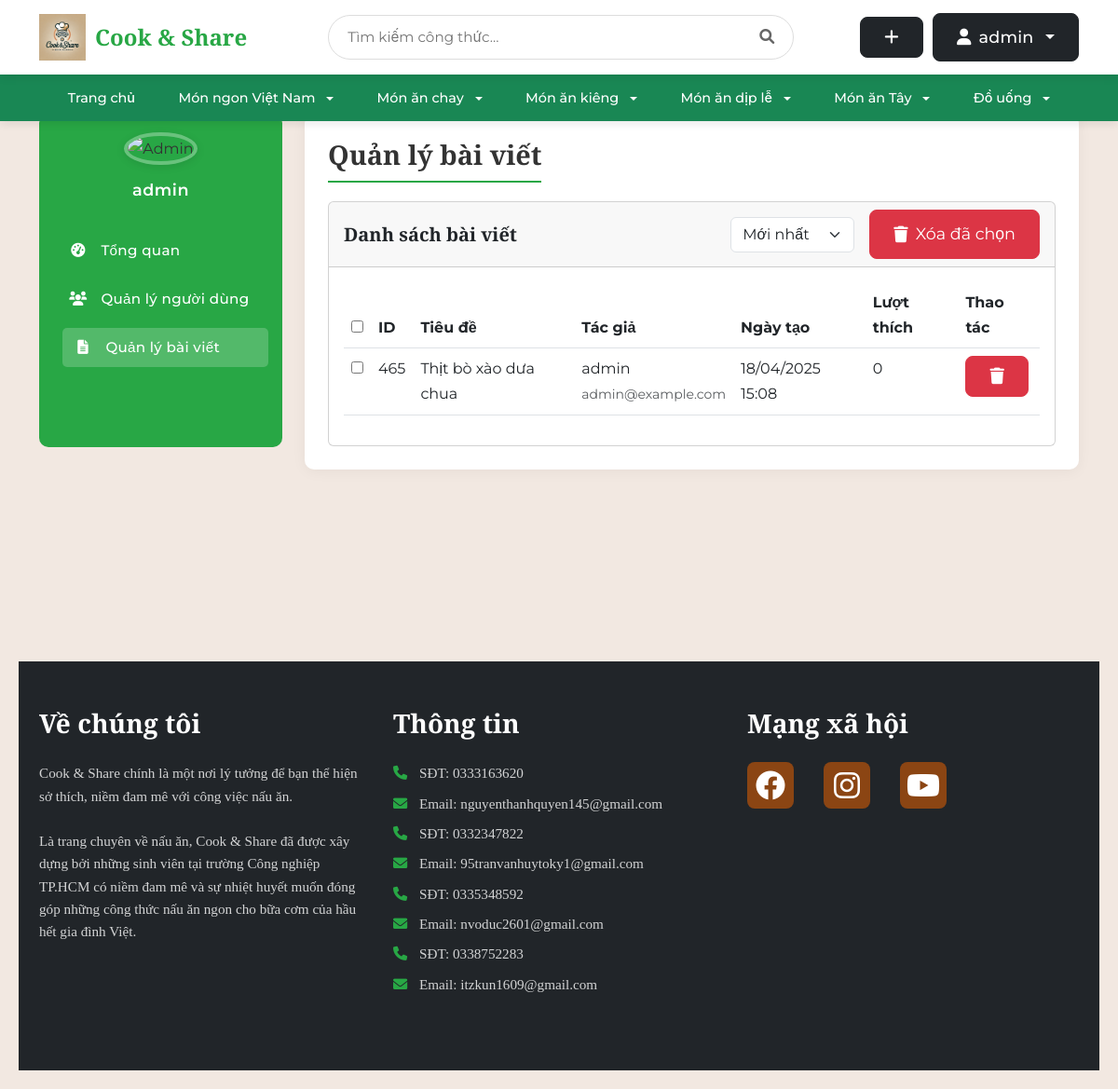
The page /admin/posts (signed in) on the database as committed earlier.
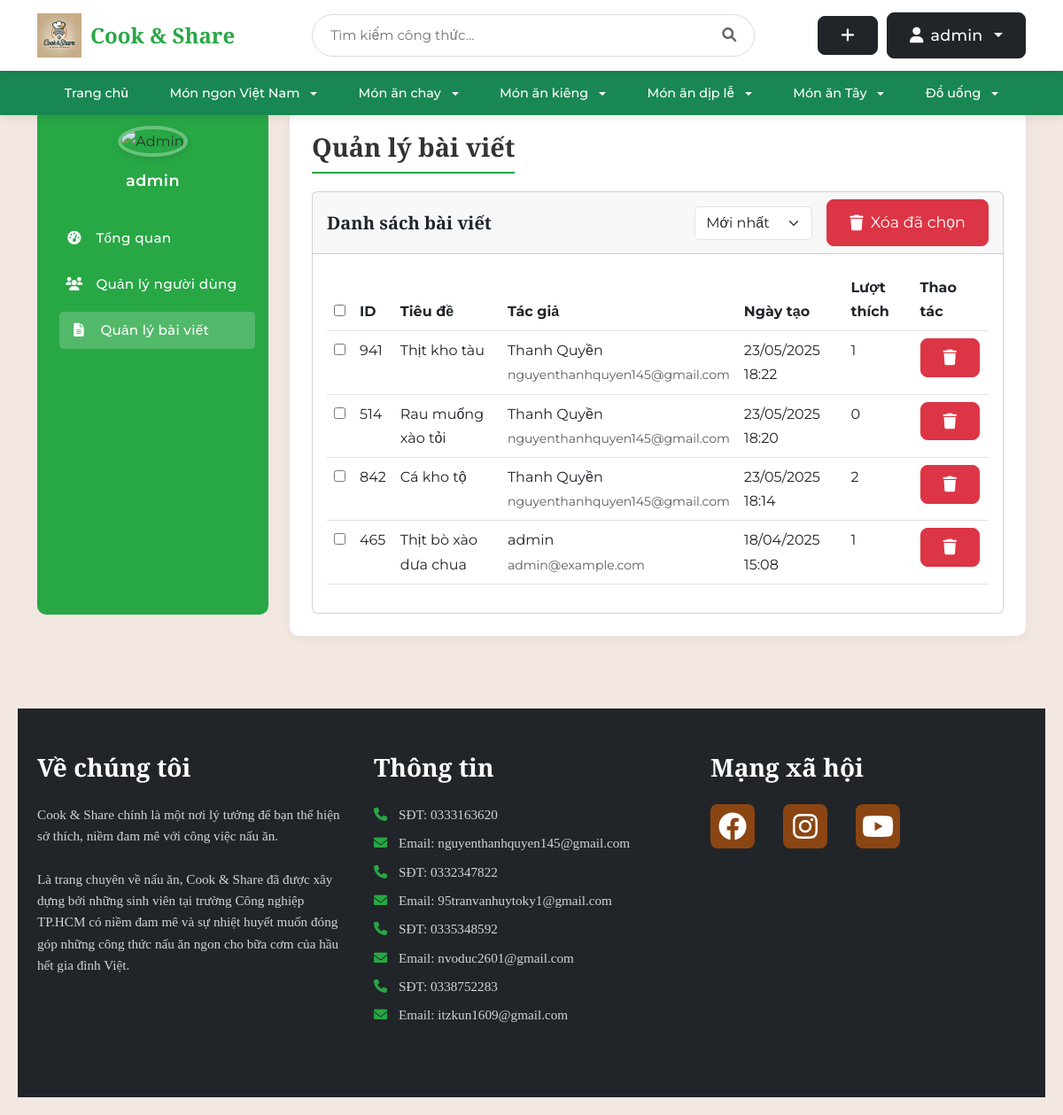
The same page on the database as committed later.
### tables this page shows
CREATE TABLE post (
    id INTEGER PRIMARY KEY AUTOINCREMENT,
    author_id INTEGER NOT NULL,
    created TIMESTAMP NOT NULL DEFAULT CURRENT_TIMESTAMP,
    title TEXT NOT NULL,
    description TEXT,
    ingredients TEXT NOT NULL,
    instructions TEXT NOT NULL,
    cooking_time INTEGER DEFAULT 0,
    servings INTEGER DEFAULT 1,
    FOREIGN KEY (author_id) REFERENCES user (id)
);

CREATE TABLE user (
    id INTEGER PRIMARY KEY AUTOINCREMENT,
    username TEXT UNIQUE NOT NULL,
    password TEXT NOT NULL,
    email TEXT UNIQUE NOT NULL,
    created TIMESTAMP NOT NULL DEFAULT CURRENT_TIMESTAMP,
    avatar_path TEXT,
    role TEXT NOT NULL DEFAULT 'user',
    is_blocked BOOLEAN NOT NULL DEFAULT 0,
    gender TEXT,
    birthdate DATE,
    phone TEXT
);

### share_recipe/admin.py (the view)
@bp.route('/posts')
@login_required
def posts():
    if g.user['role'] != 'admin':
        return redirect(url_for('index'))
    sort_order = request.args.get('sort', 'newest')
    db = get_db()
    base_query = '''
        SELECT p.*, u.username as author_name, u.email as author_email,
        (SELECT COUNT(*) FROM favorites f WHERE f.post_id = p.id) as like_count
        FROM post p
        JOIN user u ON p.author_id = u.id
    '''
    if sort_order == 'oldest':
        base_query += ' ORDER BY p.created ASC'
    elif sort_order == 'likes':
        base_query += ' ORDER BY like_count DESC'
    else:  # Default to newest
        base_query += ' ORDER BY p.created DESC'
    posts = db.execute(base_query).fetchall()
    return render_template('admin/posts.html', posts=posts)

### share_recipe/auth.py (called while the page is built)
@bp.before_app_request
def load_logged_in_user():
    user_id = session.get('user_id')
    if user_id is None:
        g.user = None
    else:
        user = get_db().execute(
            'SELECT * FROM user WHERE id = ?', (user_id,)
        ).fetchone()
        if user:
            user_dict = dict(user)
            is_blocked = user_dict.get('is_blocked')
            if is_blocked:
                g.user = None
                session.clear()
                flash('Tài khoản đã bị khóa. Mời đăng nhập lại.')
                return redirect(url_for('auth.login'))
            else:
                g.user = user
        else:
            g.user = None

def login_required(view):
    @functools.wraps(view)
    def wrapped_view(**kwargs):
        if g.user is None:
            return redirect(url_for('auth.login'))
        return view(**kwargs)
    return wrapped_view

### share_recipe/db.py (called while the page is built)
def get_db():
    if 'db' not in g:
        g.db = sqlite3.connect(
            current_app.config['DATABASE'],
            detect_types=sqlite3.PARSE_DECLTYPES
        )
        g.db.row_factory = sqlite3.Row
    return g.db

### share_recipe/templates/admin/posts.html (shortened to what this page needs)
{% extends 'admin/base_admin.html' %}
{% block admin_title %}Quản lý bài viết{% endblock %}
{% block admin_content %}
<div class="card">
    <div class="card-header d-flex justify-content-between align-items-center">
        <h5 class="card-title mb-0">Danh sách bài viết</h5>
        <div class="d-flex align-items-center">
            <div class="me-3">
                <select id="sort-posts" class="form-select">
                    <option value="newest" {% if request.args.get('sort') == 'newest' %}selected{% endif %}>Mới nhất</option>
                </select>
            </div>
            <button type="button" class="btn btn-danger" id="delete-selected-posts">
                <i class="fas fa-trash"></i> Xóa đã chọn
            </button>
        </div>
    </div>
    <div class="card-body">
        <div class="table-responsive">
            <table class="table table-hover">
                <thead>
                    <tr>
                        <th><input type="checkbox" id="select-all-posts"></th>
                        <th>ID</th>
                        <th>Tiêu đề</th>
                        <th>Tác giả</th>
                        <th>Ngày tạo</th>
                        <th>Lượt thích</th>
                        <th>Thao tác</th>
                    </tr>
                </thead>
                <tbody>
                    {% for post in posts %}
                    <tr>
                        <td><input type="checkbox" class="select-post" value="{{ post['id'] }}"></td>
                        <td>{{ post['id'] }}</td>
                        <td>{{ post['title'] }}</td>
                        <td>
                            <div>{{ post['author_name'] }}</div>
                            <small class="text-muted">{{ post['author_email'] }}</small>
                        </td>
                        <td>{{ post['created'].strftime('%d/%m/%Y %H:%M') }}</td>
                        <td>{{ post['like_count'] }}</td>
                        <td>
                            <form action="{{ url_for('admin.delete_post', id=post['id']) }}" method="post" style="display: inline;">
                                <button type="submit" class="btn btn-danger btn-sm" onclick="return confirm('Bạn có chắc chắn muốn xóa bài viết này?')">
                                    <i class="fas fa-trash"></i>
                                </button>
                            </form>
                        </td>
                    </tr>
                    {% endfor %}
                </tbody>
            </table>
        </div>
    </div>
</div>
{% endblock %}

Rows that differ between the two databases and show on the page:
added post: id "941", title "Thịt kho tàu", author_name "Thanh Quyền", author_email "nguyenthanhquyen145@gmail.com", created "23/05/2025 18:22", like_count "1"
added post: id "514", title "Rau muống xào tỏi", author_name "Thanh Quyền", author_email "nguyenthanhquyen145@gmail.com", created "23/05/2025 18:20", like_count "0"
added post: id "842", title "Cá kho tộ", author_name "Thanh Quyền", author_email "nguyenthanhquyen145@gmail.com", created "23/05/2025 18:14", like_count "2"
computed for post "Thịt bò xào dưa chua": like_count "0" → "1"
